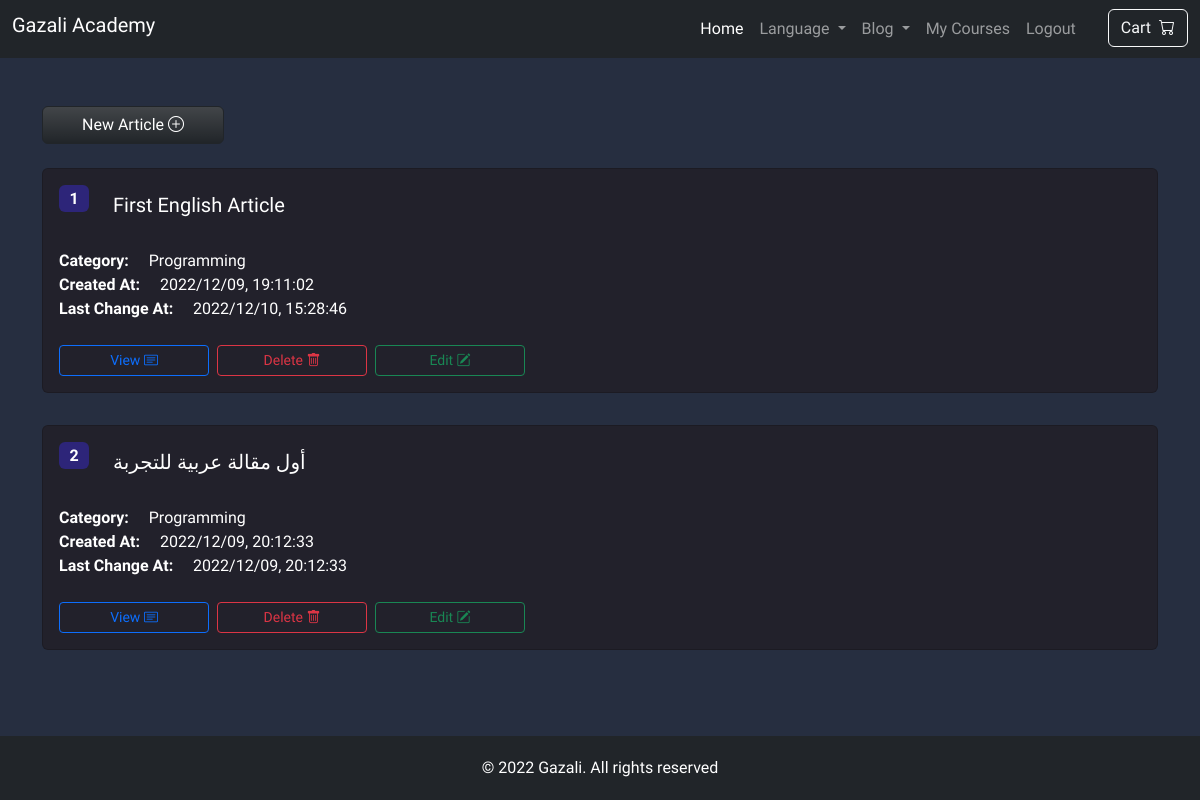
/blog/personal (signed in), run on the app's committed database.
### blog/models.py (models this page shows, shortened)
class Article(models.Model):
    title = models.CharField(verbose_name=_('title'), max_length=255, unique=True)
    body = RichTextField()
    is_arabic = models.BooleanField(default=True, verbose_name=_('is arabic'))
    created_at = models.DateTimeField(auto_now_add=True, verbose_name=_('created at'))
    updated_at = models.DateTimeField(auto_now=True, verbose_name=_('updated at'))
    author = models.ForeignKey(AUTH_USER_MODEL, null=True, on_delete=models.SET_NULL, verbose_name=_('author'))
    category = models.ForeignKey(Category, on_delete=models.PROTECT, verbose_name=_('category'))
    class META:
        verbose_name = _('article')
        verbose_name_plural = _('articles')

class Category(models.Model):
    name = models.CharField(max_length=255, verbose_name=_('name'))
    def __str__(self):
        return self.name
    class META:
        verbose_name = _('category')
        verbose_name_plural = _('categories')

### blog/views.py (the view)
@login_required
def list_person_articles(request: HttpRequest):
    articles = Article.objects.filter(author=request.user)
    return render(request, 'personal_blog.html', {'articles': articles})

### blog/templates/personal_blog.html (shortened to what this page needs)
{% extends 'base.html' %}
{% load i18n %}
{% block content %}
    <div class="container my-5 d-flex flex-column gap-3">
        <div class="row container">
            <a href="{% url 'blog_create' %}" class="btn btn-dark bg-gradient col-md-2">{% trans "New Article" %} <i class="bi bi-plus-circle"></i></a>
        </div>
        {% for article in articles %}
            <div class="card text-white my-2" style="background-color: var(--cards-color)">
                <div class="card-body">
                    <div class="card-title mb-3 d-flex gap-3 align-items-start">
                        <div class="badge fs-6 fc" style="background-color: var(--cards-color-2);">
                            {{ forloop.counter }}
                        </div>
                        <h5 class="rounded p-2">
                            {{ article.title }}
                        </h5>
                    </div>
                    <div>
                        <span class="fw-bold">{% trans "Category" %}: &nbsp;&nbsp;&nbsp; </span> {{ article.category }}
                    </div>
                    <div>
                        <span class="fw-bold">{% trans "Created At" %}: &nbsp;&nbsp;&nbsp; </span> {{ article.created_at|date:"Y/m/d, H:i:s" }}
                    </div>
                    <div class="mb-4">
                        <span class="fw-bold">{% trans "Last Change At" %}: &nbsp;&nbsp;&nbsp; </span> {{ article.updated_at|date:"Y/m/d, H:i:s" }}
                    </div>
                    <div class="row container gap-2">
                        <a href={% url 'blog_detail' article.id %} class="btn btn-outline-primary btn-sm" style="width: 150px">{% trans "View" %} <i class="bi bi-card-text"></i></a>
                        <a href={% url 'blog_delete' article.id %} class="btn btn-outline-danger btn-sm" style="width: 150px">{% trans "Delete" %} <i class="bi bi-trash"></i></a>
                        <a href={% url 'blog_update' article.id %} class="btn btn-outline-success btn-sm" style="width: 150px">{% trans "Edit" %} <i class="bi bi-pencil-square"></i></a>
                    </div>
                </div>
            </div>
        {% empty %}
            <div class="fc fs-1 gap-3 mt-4 p-4 flex-wrap text-center text-white rounded" style="border: 2px solid white">
                {% trans "There is no articles for display" %} <i class="bi bi-emoji-frown"></i>
            </div>
        {% endfor %}
    </div>
{% endblock content %}

### static/css/mystyles.css (style rules this page uses)
:root { --bg-color: #262e40; --cards-color: #22212b; --cards-color-2: #2d2579; --bg-details: #2828348f; }
*, *::after, *::before { box-sizing: border-box; scroll-behavior: smooth; font-family: 'Cairo', sans-serif; }
body, main { overflow-x: hidden; }
body { width: 100%; min-height: 100vh; position: relative; background-color: var(--bg-color); }
.fc { display: flex; justify-content: center; align-items: center; }

### data on the page
Article: title "First English Article", category "Programming", created_at "2022/12/09, 19:11:02", updated_at "2022/12/10, 15:28:46"
Article: title "أول مقالة عربية للتجربة", category "Programming", created_at "2022/12/09, 20:12:33", updated_at "2022/12/09, 20:12:33"
